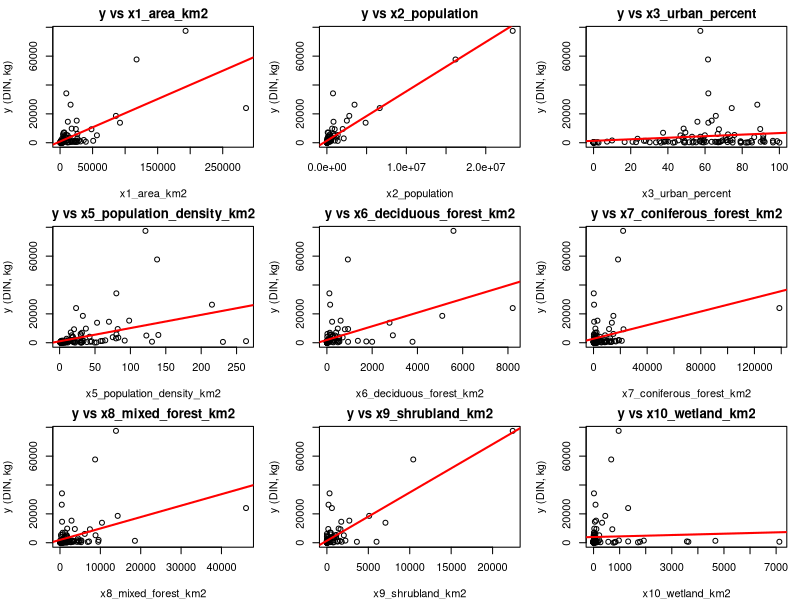
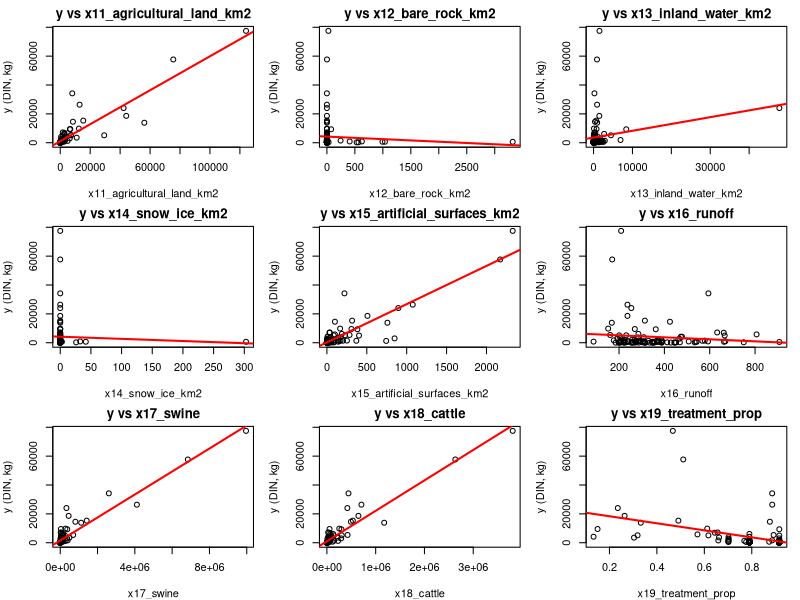
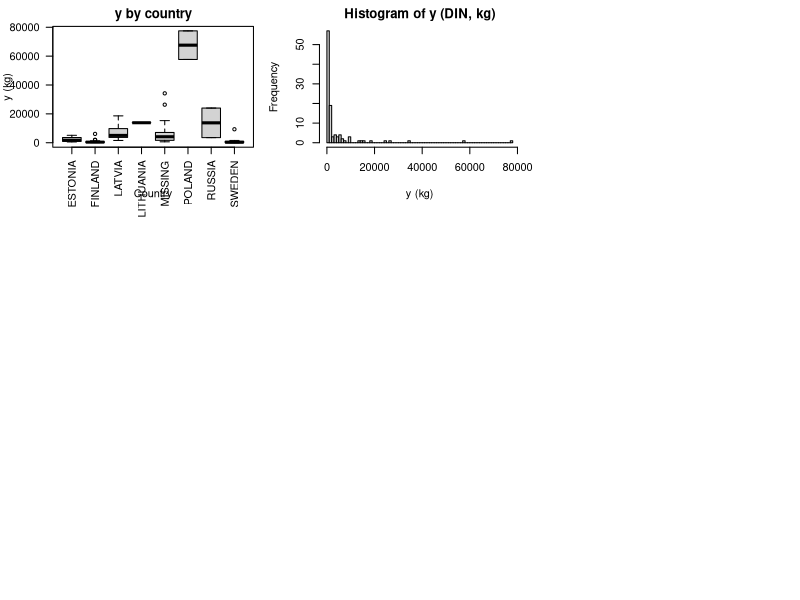
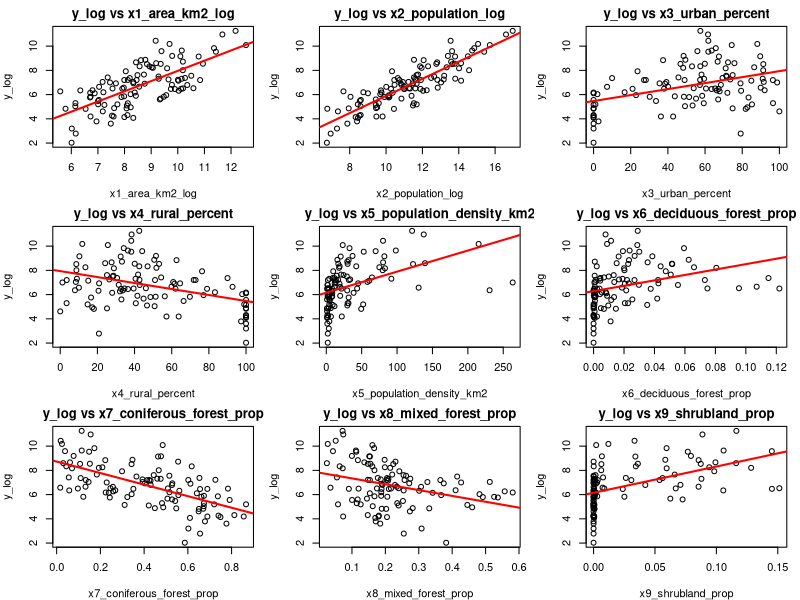
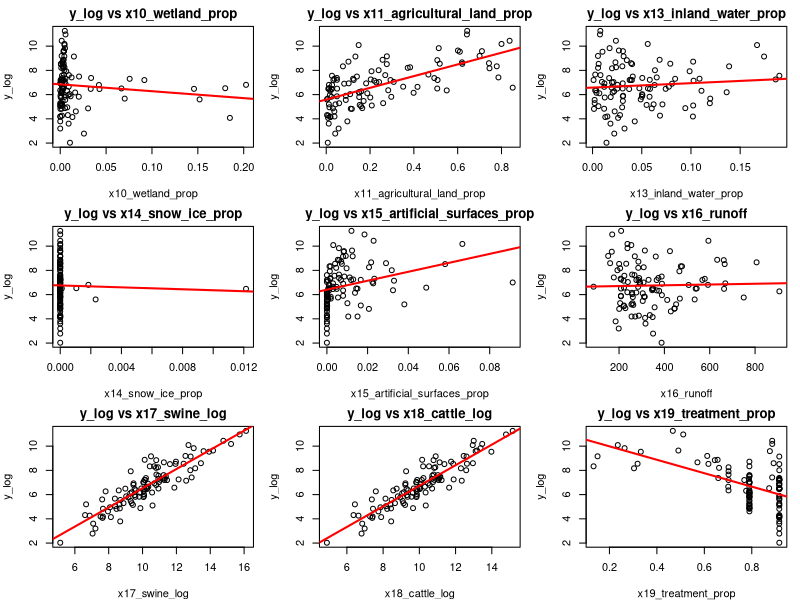
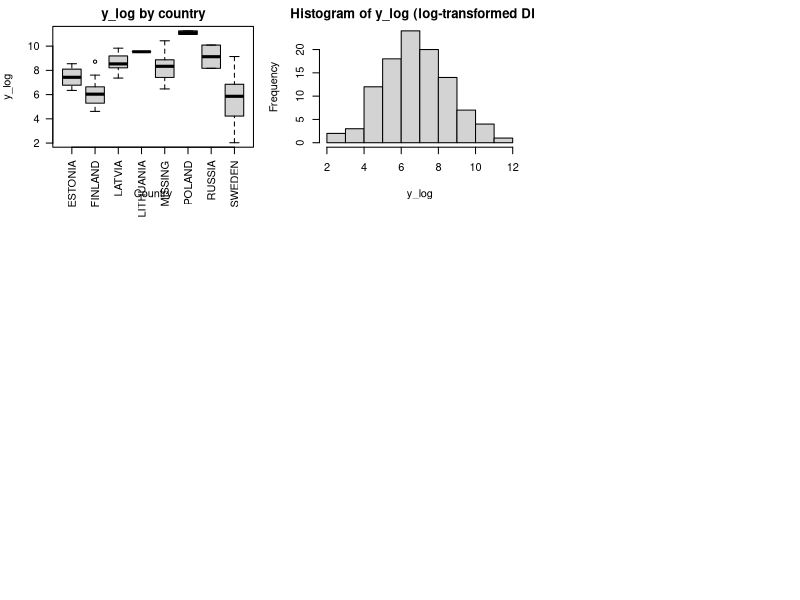
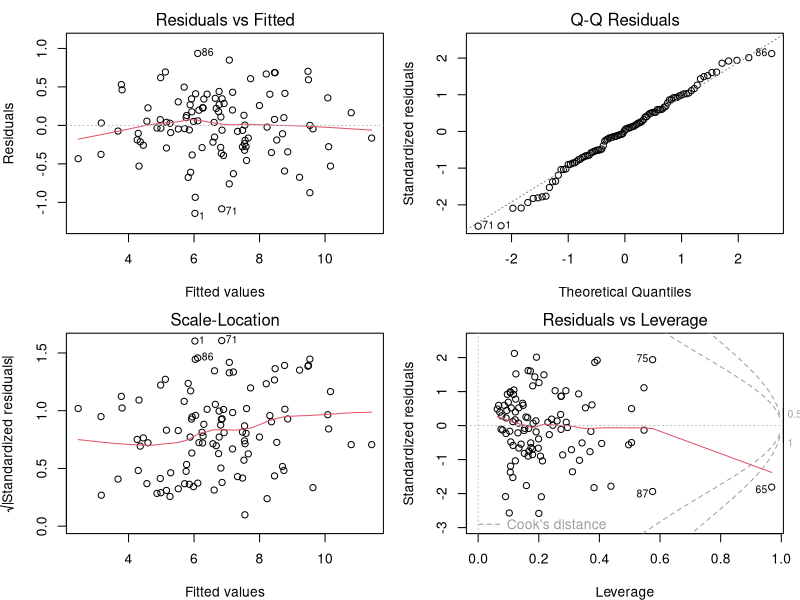
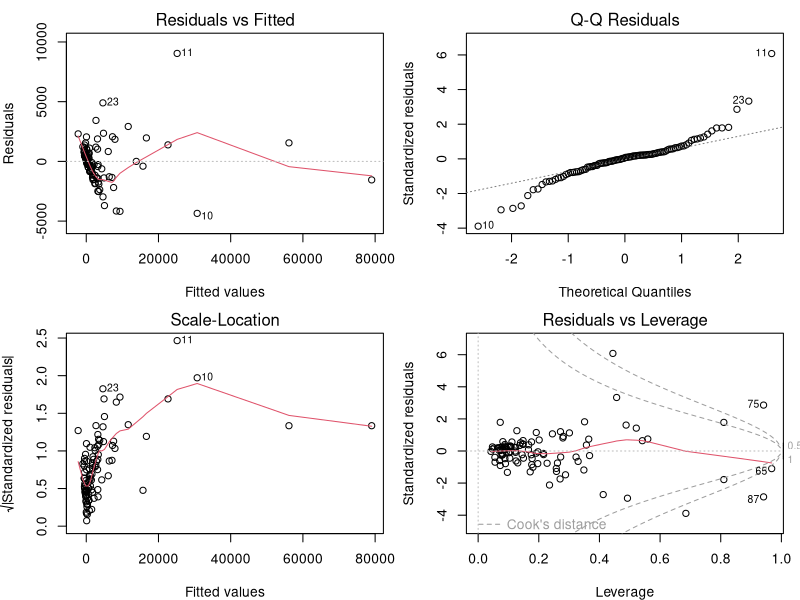

The R source for these figures, in order:
## ---- chunk 1
options(stringsAsFactors = FALSE)
set.seed(5021)
knitr::opts_chunk$set(echo = FALSE, message = FALSE, warning = FALSE)
## ---- chunk 2
# Läs in data
dat_raw <- read.csv("baltic_DIN.csv", sep = ",", header = TRUE, check.names = FALSE)

# Arbetskopia
df <- dat_raw

# Enheter och nya namn
df$x1_area_km2 <- df$x1 * 0.01
df$x2_population <- df$x2
df$x3_urban_percent <- df$x3
df$x4_rural_percent <- df$x4
df$x5_population_density_km2 <- df$x5
df$x6_deciduous_forest_km2      <- df$x6  * 0.01
df$x7_coniferous_forest_km2     <- df$x7  * 0.01
df$x8_mixed_forest_km2          <- df$x8  * 0.01
df$x9_shrubland_km2             <- df$x9  * 0.01
df$x10_wetland_km2              <- df$x10 * 0.01
df$x11_agricultural_land_km2    <- df$x11 * 0.01
df$x12_bare_rock_km2            <- df$x12 * 0.01
df$x13_inland_water_km2         <- df$x13 * 0.01
df$x14_snow_ice_km2             <- df$x14 * 0.01
df$x15_artificial_surfaces_km2  <- df$x15 * 0.01
df$x16_runoff <- df$x16
df$x17_swine  <- df$x17
df$x18_cattle <- df$x18
df$x19_treatment_prop <- df$x19/100
df$x20_country <- df$x20
df$x20_country[is.na(df$x20_country) | df$x20_country == "" ] <- "MISSING"
df$x20_country <- factor(df$x20_country)
df$sweden_group <- factor(ifelse(df$x20_country == "SWEDEN", "Sweden", "Non-Sweden"),
                          levels = c("Non-Sweden","Sweden"))

# Hjälpfunktion för loggar
log1p_safe <- function(z) log1p(pmax(z, 0))

# Respons och loggar
df$y_log <- log1p_safe(df$y)
df$x1_area_km2_log    <- log1p_safe(df$x1_area_km2)
df$x2_population_log  <- log1p_safe(df$x2_population)
df$x17_swine_log      <- log1p_safe(df$x17_swine)
df$x18_cattle_log     <- log1p_safe(df$x18_cattle)

# Andelar av total area
area_total <- df$x1_area_km2
df$x6_deciduous_forest_prop     <- df$x6_deciduous_forest_km2     / area_total
df$x7_coniferous_forest_prop    <- df$x7_coniferous_forest_km2    / area_total
df$x8_mixed_forest_prop         <- df$x8_mixed_forest_km2         / area_total
df$x9_shrubland_prop            <- df$x9_shrubland_km2            / area_total
df$x10_wetland_prop             <- df$x10_wetland_km2             / area_total
df$x11_agricultural_land_prop   <- df$x11_agricultural_land_km2   / area_total
df$x12_bare_rock_prop           <- df$x12_bare_rock_km2           / area_total
df$x13_inland_water_prop        <- df$x13_inland_water_km2        / area_total
df$x14_snow_ice_prop            <- df$x14_snow_ice_km2            / area_total
df$x15_artificial_surfaces_prop <- df$x15_artificial_surfaces_km2 / area_total

# Loggar för areor (x6–x15)
df$x6_deciduous_forest_km2_log      <- log1p_safe(df$x6_deciduous_forest_km2)
df$x7_coniferous_forest_km2_log     <- log1p_safe(df$x7_coniferous_forest_km2)
df$x8_mixed_forest_km2_log          <- log1p_safe(df$x8_mixed_forest_km2)
df$x9_shrubland_km2_log             <- log1p_safe(df$x9_shrubland_km2)
df$x10_wetland_km2_log              <- log1p_safe(df$x10_wetland_km2)
df$x11_agricultural_land_km2_log    <- log1p_safe(df$x11_agricultural_land_km2)
df$x12_bare_rock_km2_log            <- log1p_safe(df$x12_bare_rock_km2)
df$x13_inland_water_km2_log         <- log1p_safe(df$x13_inland_water_km2)
df$x14_snow_ice_km2_log             <- log1p_safe(df$x14_snow_ice_km2)
df$x15_artificial_surfaces_km2_log  <- log1p_safe(df$x15_artificial_surfaces_km2)

# Lagrar sammanräkningar för inline-text
country_tbl  <- table(df$x20_country)
## ---- chunk 3
paste(sprintf("%s (%d)", names(table(df$x20_country)), as.integer(table(df$x20_country))), collapse = ", ")
## ---- chunk 4
numeric_x <- c("x1_area_km2","x2_population","x3_urban_percent","x5_population_density_km2",
               "x6_deciduous_forest_km2","x7_coniferous_forest_km2","x8_mixed_forest_km2",
               "x9_shrubland_km2","x10_wetland_km2","x11_agricultural_land_km2",
               "x12_bare_rock_km2","x13_inland_water_km2","x14_snow_ice_km2",
               "x15_artificial_surfaces_km2","x16_runoff","x17_swine","x18_cattle",
               "x19_treatment_prop")
par(mfrow=c(3,3), mar=c(4,4,2,1))
for (v in numeric_x) {
  plot(df[[v]], df$y, xlab=v, ylab="y (DIN, kg)", main=paste("y vs", v))
  abline(lm(df$y ~ df[[v]]), col="red", lwd=2)
}
## ---- chunk 5
boxplot(y ~ x20_country, data=df, main="y by country", xlab="Country", ylab="y (kg)", las=2)
## ---- chunk 6
hist(df$y, breaks="FD", main="Histogram of y (DIN, kg)", xlab="y (kg)")
## ---- chunk 7
vars_trans <- c("x1_area_km2_log","x2_population_log","x3_urban_percent","x4_rural_percent","x5_population_density_km2",
                "x6_deciduous_forest_prop","x7_coniferous_forest_prop","x8_mixed_forest_prop",
                "x9_shrubland_prop","x10_wetland_prop","x11_agricultural_land_prop",
                "x13_inland_water_prop","x14_snow_ice_prop","x15_artificial_surfaces_prop",
                "x16_runoff","x17_swine_log","x18_cattle_log","x19_treatment_prop")
par(mfrow=c(3,3), mar=c(4,4,2,1))
for (v in vars_trans) {  
  plot(df[[v]], df$y_log, xlab=v, ylab="y_log", main=paste("y_log vs", v))
  abline(lm(df$y_log ~ df[[v]]), col="red", lwd=2)
}
## ---- chunk 8
boxplot(y_log ~ x20_country, data=df, main="y_log by country", xlab="Country", ylab="y_log", las=2)
## ---- chunk 9
hist(df$y_log, breaks="FD", main="Histogram of y_log (log-transformed DIN)", xlab="y_log")
## ---- chunk 10
form_full_log <- y_log ~ x1_area_km2_log + x2_population_log + x3_urban_percent +
  x6_deciduous_forest_prop + x7_coniferous_forest_prop + x8_mixed_forest_prop +
  x9_shrubland_prop + x10_wetland_prop + x11_agricultural_land_prop +
  x13_inland_water_prop + x14_snow_ice_prop + x15_artificial_surfaces_prop +
  x16_runoff + x17_swine_log + x18_cattle_log + x19_treatment_prop + x20_country
fit_full_log <- lm(form_full_log, data=df)
summary(fit_full_log)
## ---- chunk 11
fit_step_log <- MASS::stepAIC(fit_full_log, direction="both", trace=FALSE)
summary(fit_step_log)
## ---- chunk 12
vif_numeric <- function(model, data){
  tt <- terms(model)
  labs <- attr(tt, "term.labels")
  num_vars <- labs[sapply(labs, function(v) is.numeric(data[[v]]))]
  out <- setNames(numeric(length(num_vars)), num_vars)
  for (v in num_vars) {
    others <- setdiff(num_vars, v)
    if (length(others) == 0) { out[v] <- NA_real_; next }
    r2 <- summary(lm(as.formula(paste(v, "~", paste(others, collapse="+"))), data=data))$r.squared
    out[v] <- 1/(1 - r2)
  }
  out
}
vif_full_log <- vif_numeric(fit_full_log, df)
vif_step_log <- vif_numeric(fit_step_log, df)
vif_full_log
## ---- chunk 13
vif_step_log
## ---- chunk 14
par(mfrow=c(2,2)); plot(fit_full_log)
## ---- chunk 15
form_full_raw <- y ~ x1_area_km2 + x2_population + x3_urban_percent +
  x6_deciduous_forest_prop + x7_coniferous_forest_prop + x8_mixed_forest_prop +
  x9_shrubland_prop + x10_wetland_prop + x11_agricultural_land_prop +
  x13_inland_water_prop + x14_snow_ice_prop + x15_artificial_surfaces_prop +
  x16_runoff + x17_swine + x18_cattle + x19_treatment_prop + x20_country
fit_full_raw <- lm(form_full_raw, data=df)
summary(fit_full_raw)
## ---- chunk 16
par(mfrow=c(2,2)); plot(fit_full_raw)
## ---- chunk 17
form_no_country <- y_log ~ x1_area_km2_log + x2_population_log + x3_urban_percent +
  x6_deciduous_forest_prop + x7_coniferous_forest_prop + x8_mixed_forest_prop +
  x9_shrubland_prop + x10_wetland_prop + x11_agricultural_land_prop +
  x13_inland_water_prop + x14_snow_ice_prop + x15_artificial_surfaces_prop +
  x16_runoff + x17_swine_log + x18_cattle_log + x19_treatment_prop
fit_no_country <- lm(form_no_country, data=df)
fit_step_no_country <- MASS::stepAIC(fit_no_country, direction="both", trace=FALSE)
formula(fit_step_no_country)

form_step_sweden <- update(formula(fit_step_no_country), . ~ . + sweden_group)
fit_step_sweden <- lm(form_step_sweden, data=df)

selected_vars <- all.vars(formula(fit_step_no_country))[-1]
form_step_interact <- as.formula(paste("y_log ~ (", paste(selected_vars, collapse=" + "), ") * sweden_group"))
fit_step_interact <- lm(form_step_interact, data=df)

anova(fit_step_sweden, fit_step_interact)   # interaktioner
anova(fit_step_no_country, fit_step_sweden) # huvudeffekt
## ---- chunk 18
par(mfrow=c(2,2)); plot(fit_step_sweden)
## ---- chunk 19
smearing_factor <- function(fit) mean(exp(residuals(fit)))

loocv_rmse <- function(formula, data, response_is_log = FALSE, use_smearing = FALSE) {
  n <- nrow(data); se <- numeric(n); skipped <- 0
  for (i in seq_len(n)) {
    train <- data[-i, , drop=FALSE]; test <- data[i, , drop=FALSE]
    tryCatch({
      fit_i <- lm(formula, data=train)
      if (response_is_log) {
        pred_log <- as.numeric(predict(fit_i, newdata=test))
        if (use_smearing) {
          sm <- smearing_factor(fit_i); pred <- exp(pred_log) * sm - 1
        } else pred <- exp(pred_log) - 1
      } else pred <- as.numeric(predict(fit_i, newdata=test))
      se[i] <- (test$y - pred)^2
    }, error=function(e){ se[i] <<- NA; skipped <<- skipped + 1 })
  }
  sqrt(mean(se, na.rm=TRUE))
}
## ---- chunk 20
# A: log y + log-arealer
form_A <- y_log ~ x1_area_km2_log + x2_population_log + x3_urban_percent +
  x6_deciduous_forest_km2_log + x7_coniferous_forest_km2_log + x8_mixed_forest_km2_log +
  x9_shrubland_km2_log + x10_wetland_km2_log + x11_agricultural_land_km2_log +
  x13_inland_water_km2_log + x14_snow_ice_km2_log + x15_artificial_surfaces_km2_log +
  x16_runoff + x17_swine_log + x18_cattle_log + x19_treatment_prop + x20_country
fit_A <- lm(form_A, data=df)
rmse_A <- loocv_rmse(form_A, df, response_is_log=TRUE, use_smearing=TRUE)
adjr2_A <- summary(fit_A)$adj.r.squared

# B: log y + andelar
form_B <- y_log ~ x1_area_km2_log + x2_population_log + x3_urban_percent +
  x6_deciduous_forest_prop + x7_coniferous_forest_prop + x8_mixed_forest_prop +
  x9_shrubland_prop + x10_wetland_prop + x11_agricultural_land_prop +
  x13_inland_water_prop + x14_snow_ice_prop + x15_artificial_surfaces_prop +
  x16_runoff + x17_swine_log + x18_cattle_log + x19_treatment_prop + x20_country
fit_B <- lm(form_B, data=df)
rmse_B <- loocv_rmse(form_B, df, response_is_log=TRUE, use_smearing=TRUE)
adjr2_B <- summary(fit_B)$adj.r.squared

# C: rå y + råa areor
form_C <- y ~ x1_area_km2 + x2_population + x3_urban_percent +
  x6_deciduous_forest_km2 + x7_coniferous_forest_km2 + x8_mixed_forest_km2 +
  x9_shrubland_km2 + x10_wetland_km2 + x11_agricultural_land_km2 +
  x13_inland_water_km2 + x14_snow_ice_km2 + x15_artificial_surfaces_km2 +
  x16_runoff + x17_swine + x18_cattle + x19_treatment_prop + x20_country
fit_C <- lm(form_C, data=df)
rmse_C <- loocv_rmse(form_C, df, response_is_log=FALSE, use_smearing=FALSE)
adjr2_C <- summary(fit_C)$adj.r.squared

data.frame(
  Model = c("LOG-RESP + LOG-AREAS (A)", "LOG-RESP + PROP-AREAS (B)", "RAW-RESP + RAW-ALL (C)"),
  LOOCV_RMSE = c(rmse_A, rmse_B, rmse_C),
  Adj_R2 = c(adjr2_A, adjr2_B, adjr2_C)
)
## ---- chunk 21
print(paste("Relativt prediktionsfel för modell A:", rmse_A / sd(df$y)))
print(paste("Relativt prediktionsfel för modell B:", rmse_B / sd(df$y)))
print(paste("Relativt prediktionsfel för modell C:", rmse_C / sd(df$y)))
## ---- chunk 22
fit_A_step <- MASS::stepAIC(fit_A, direction="both", trace=FALSE)
fit_B_step <- MASS::stepAIC(fit_B, direction="both", trace=FALSE)
fit_C_step <- MASS::stepAIC(fit_C, direction="both", trace=FALSE)

summary(fit_A_step)
summary(fit_C_step)
## ---- chunk 23
form_A_step <- formula(fit_A_step)
form_B_step <- formula(fit_B_step)
form_C_step <- formula(fit_C_step)

fit_A_step2 <- lm(form_A_step, data=df)
fit_B_step2 <- lm(form_B_step, data=df)
fit_C_step2 <- lm(form_C_step, data=df)

rmse_A_step <- loocv_rmse(form_A_step, df, response_is_log=TRUE,  use_smearing=TRUE)
rmse_B_step <- loocv_rmse(form_B_step, df, response_is_log=TRUE,  use_smearing=TRUE)
rmse_C_step <- loocv_rmse(form_C_step, df, response_is_log=FALSE, use_smearing=FALSE)

adjr2_A_step <- summary(fit_A_step2)$adj.r.squared
adjr2_B_step <- summary(fit_B_step2)$adj.r.squared
adjr2_C_step <- summary(fit_C_step2)$adj.r.squared

data.frame(
  Model = c("A_step (LOG-RESP + LOG-AREAS, stepAIC)",
            "B_step (LOG-RESP + PROP-AREAS, stepAIC)",
            "C_step (RAW-RESP + RAW, stepAIC)"),
  LOOCV_RMSE = c(rmse_A_step, rmse_B_step, rmse_C_step),
  Adj_R2 = c(adjr2_A_step, adjr2_B_step, adjr2_C_step)
)
## ---- chunk 24
summary(fit_A_step)
## ---- chunk 25
par(mfrow=c(2,2)); plot(fit_A_step2)
